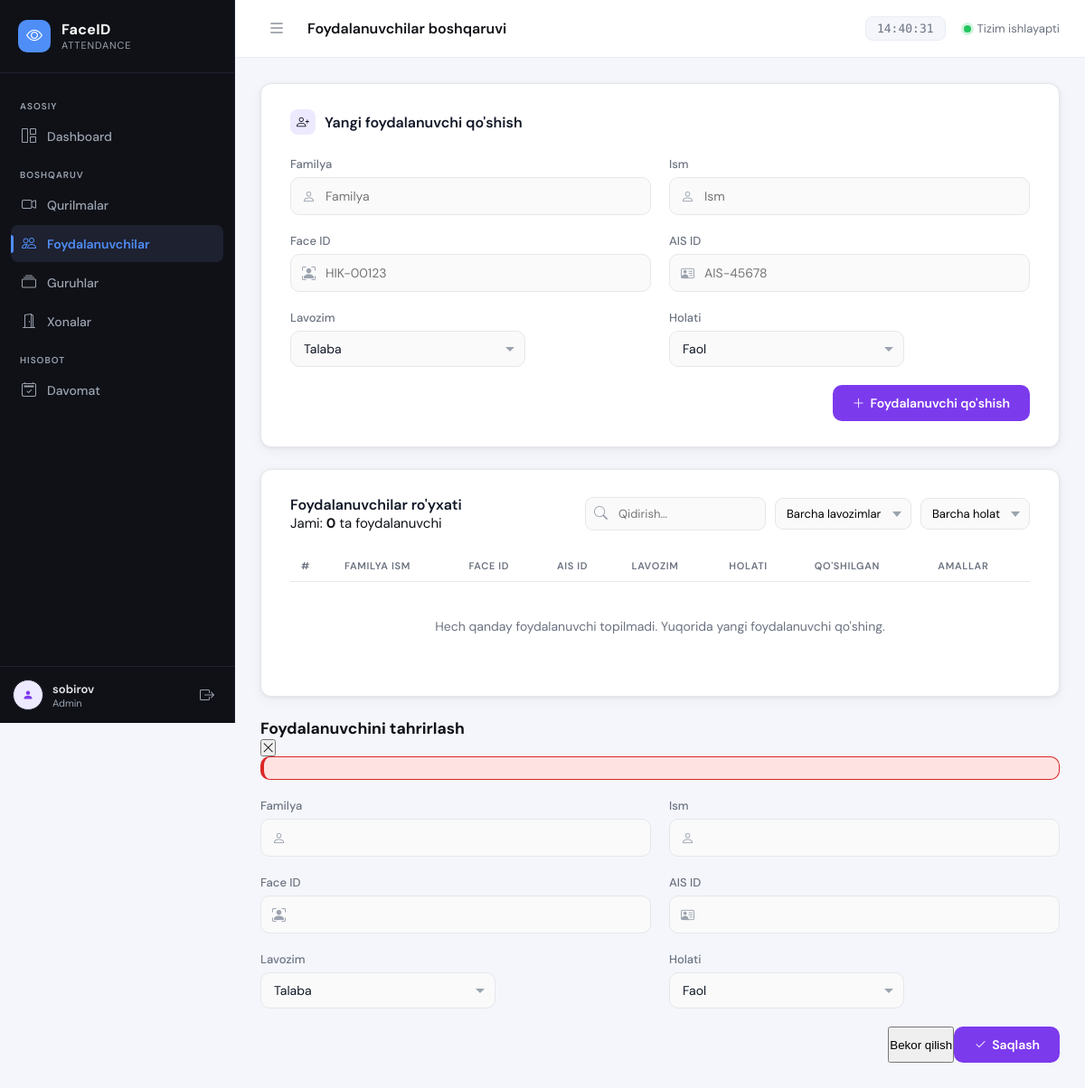
The page /users/?page=2 (signed in) on the database as committed earlier.
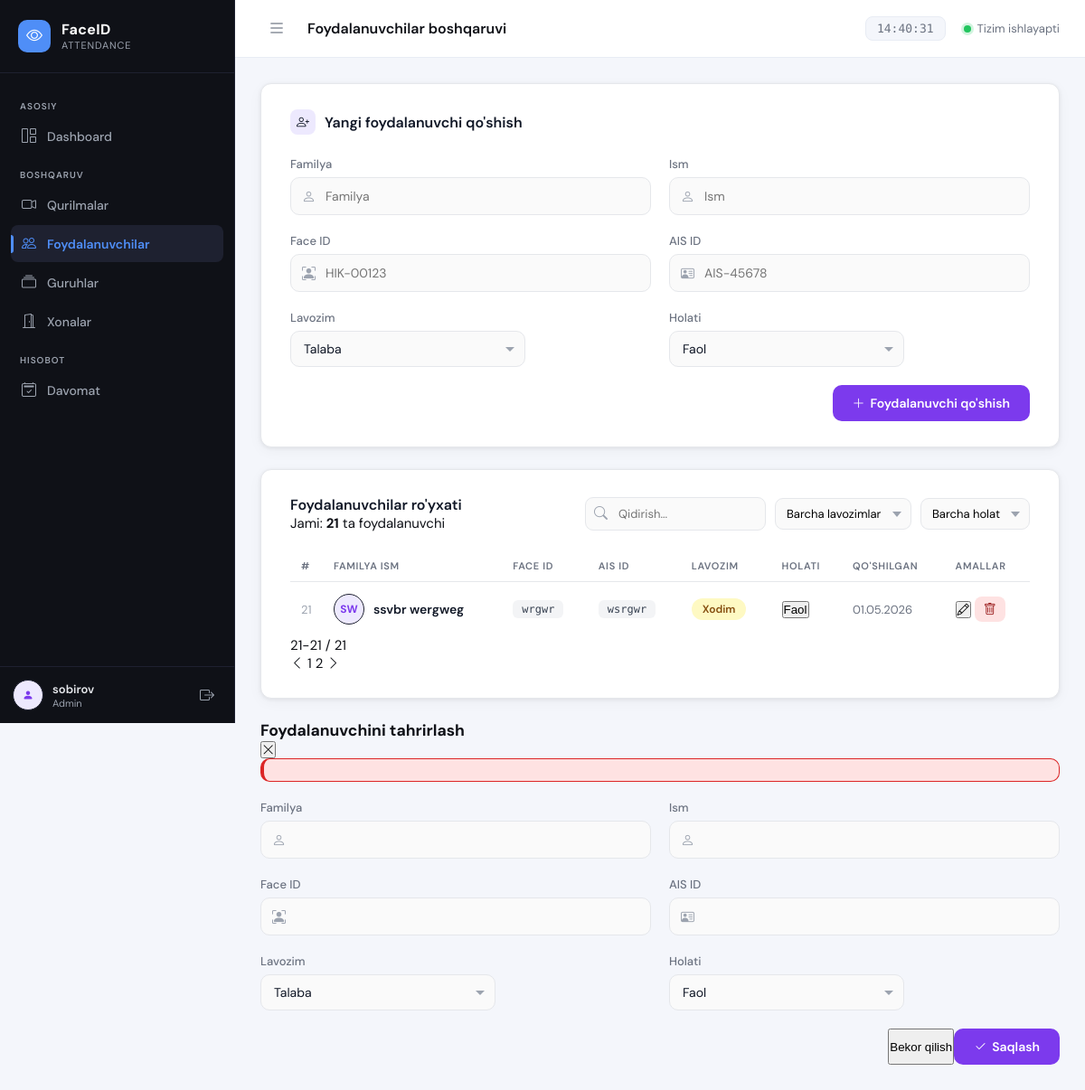
The same page on the database as committed later.
### apps/user_management/models.py (models this page shows, shortened)
class UserProfile(models.Model):
    class Role(models.TextChoices):
        STUDENT = 'student', 'Talaba'
        TEACHER = 'teacher', "O'qituvchi"
        STAFF   = 'staff',   'Xodim'
    face_id    = models.CharField(max_length=100, unique=True, default='', verbose_name="Face ID")
    ais_id     = models.CharField(max_length=100, unique=True, default='', verbose_name="AIS ID")
    last_name  = models.CharField(max_length=100, verbose_name="Familya")
    first_name = models.CharField(max_length=100, verbose_name="Ism")
    role       = models.CharField(max_length=20, choices=Role.choices, default=Role.STUDENT, verbose_name="Lavozim")
    is_active  = models.BooleanField(default=True, verbose_name="Faol")
    created_at = models.DateTimeField(auto_now_add=True)
    class Meta:
        verbose_name        = "Foydalanuvchi"
        verbose_name_plural = "Foydalanuvchilar"
        ordering            = ['last_name', 'first_name']
    def get_full_name(self):
        return f"{self.last_name} {self.first_name}"

### apps/user_management/views.py (the view, shortened to what this page needs)
# urls.py: path('', views.user_list, name='user_list'),                            # /users/
@login_required
def user_list(request):
    error = None
    users_queryset = UserProfile.objects.all()
    paginator = Paginator(users_queryset, 20)
    page_obj = paginator.get_page(request.GET.get('page'))
    return render(request, 'user_management/user_list.html', {
        'users': page_obj,
        'page_obj': page_obj,
        'paginator': paginator,
        'total_users': paginator.count,
        'error': error,
        'role_choices': UserProfile.Role.choices,
    })

### apps/user_management/templates/user_management/user_list.html (shortened to what the changed rows need)
{% extends 'base.html' %}
{% load static %}
{% block extra_css %}
<link rel="stylesheet" href="{% static 'user_management/user_management.css' %}">
{% endblock %}
{% block content %}
<div class="card">
    <div class="table-header">
        <div>
            <h2>Foydalanuvchilar ro'yxati</h2>
            <div class="table-meta">
                Jami: <strong>{{ total_users }}</strong> ta foydalanuvchi
            </div>
        </div>
    </div>
    <table id="usersTable">
        <thead>
            <tr>
                <th>#</th>
                <th>Familya Ism</th>
                <th>Face ID</th>
                <th>AIS ID</th>
                <th>Lavozim</th>
                <th>Holati</th>
                <th>Qo'shilgan</th>
                <th>Amallar</th>
            </tr>
        </thead>
        <tbody>
            {% for user in users %}
            <tr
                data-user-id="{{ user.id }}"
                data-role="{{ user.role }}"
                data-status="{% if user.is_active %}active{% else %}inactive{% endif %}"
                data-first-name="{{ user.first_name }}"
                data-last-name="{{ user.last_name }}"
                data-face-id="{{ user.face_id }}"
                data-ais-id="{{ user.ais_id }}"
            >
                <td class="row-num">{{ page_obj.start_index|add:forloop.counter0 }}</td>
                <td class="name">
                    <div class="user-cell">
                        <div class="user-avatar user-initials">{{ user.last_name|first|upper }}{{ user.first_name|first|upper }}</div>
                        <span class="user-full-name">{{ user.get_full_name }}</span>
                    </div>
                </td>
                <td><span class="id-badge face-id-value">{{ user.face_id }}</span></td>
                <td><span class="id-badge ais-id-value">{{ user.ais_id }}</span></td>
                <td>
                    <span class="role-badge role-{{ user.role }}">
                        {{ user.get_role_display }}
                    </span>
                </td>
                <td>
                    <button
                        class="status-btn {% if user.is_active %}active{% else %}inactive{% endif %}"
                        onclick="toggleUserStatus({{ user.id }}, this)"
                        title="Holatni almashtirish"
                    >
                        {% if user.is_active %}Faol{% else %}Nofaol{% endif %}
                    </button>
                </td>
                <td class="date-cell">{{ user.created_at|date:"d.m.Y" }}</td>
                <td class="actions-cell">
                    <button class="edit-btn" onclick="openEditModal({{ user.id }})" title="Tahrirlash">
                        <i class="bi bi-pencil"></i>
                    </button>
                    <button class="delete-btn" onclick="deleteUser({{ user.id }}, this)" title="O'chirish">
                        <i class="bi bi-trash"></i>
                    </button>
                </td>
            </tr>
            {% empty %}
            <tr>
                <td colspan="8" class="empty-row">
                    Hech qanday foydalanuvchi topilmadi. Yuqorida yangi foydalanuvchi qo'shing.
                </td>
            </tr>
            {% endfor %}
        </tbody>
    </table>
    {% if page_obj.has_other_pages %}
    <div class="pagination-wrap">
        <div class="pagination-info">
            {{ page_obj.start_index }}-{{ page_obj.end_index }} / {{ total_users }}
        </div>
        <div class="pagination">
            {% if page_obj.has_previous %}
                <a href="?page={{ page_obj.previous_page_number }}" class="page-link" title="Oldingi">
                    <i class="bi bi-chevron-left"></i>
                </a>
            {% else %}
                <span class="page-link disabled"><i class="bi bi-chevron-left"></i></span>
            {% endif %}
            {% for page_num in paginator.page_range %}
                {% if page_num == page_obj.number %}
                    <span class="page-link active">{{ page_num }}</span>
                {% elif page_num >= page_obj.number|add:"-2" and page_num <= page_obj.number|add:"2" %}
                    <a href="?page={{ page_num }}" class="page-link">{{ page_num }}</a>
                {% endif %}
            {% endfor %}
            {% if page_obj.has_next %}
                <a href="?page={{ page_obj.next_page_number }}" class="page-link" title="Keyingi">
                    <i class="bi bi-chevron-right"></i>
                </a>
            {% else %}
                <span class="page-link disabled"><i class="bi bi-chevron-right"></i></span>
            {% endif %}
        </div>
    </div>
    {% endif %}
</div>
{% endblock %}

Rows that differ between the two databases and show on the page:
added UserProfile: start_index|add "21", last_name|first "S", first_name|first "W", get_full_name "ssvbr wergweg", face_id "wrgwr", ais_id "wsrgwr", role "Xodim", is_active "Faol", created_at "01.05.2026"
Other text that changed with them:
{{ total_users }}: "0" → "21"
{{ page_obj.start_index }}: (not shown) → "21"
{{ page_obj.end_index }}: (not shown) → "21"
{{ total_users }}: (not shown) → "21"
text no longer shown: "Hech qanday foydalanuvchi topilmadi. Yuqorida yangi foydalanuvchi qo'shing."
new list line: "1"
new list line: "2"
